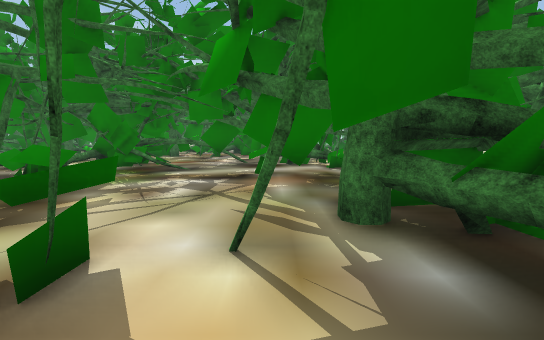
[1] (above)

24 first-person views from a walk through a scene from a Unity 3-D project. The camera is 1.5 m above the floor, tilts 6° down and sees 90° across. The floor is counted in squares, 2 m on a side. Each view is taken from the middle of a square. On the plan, view 1 faces up. The plan holds only what a view shows up to about 10 squares ahead; the rest is blank. The place goes on beyond the plan. Some trees and plants on the terrain are drawn as simple stand-ins. Some animated figures are left out. Some surface patterns are stand-ins.

[2]
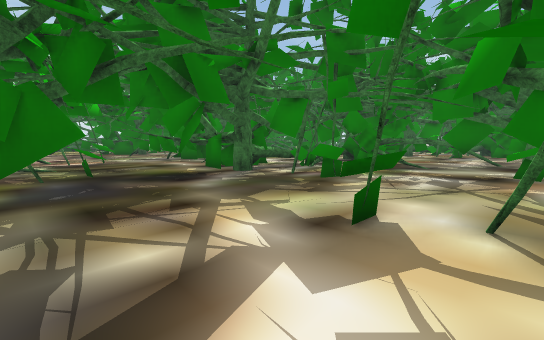

[3]
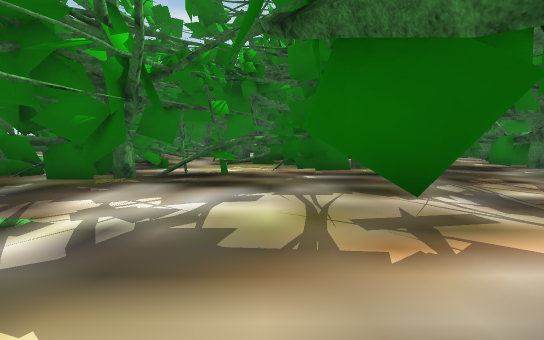

[4]
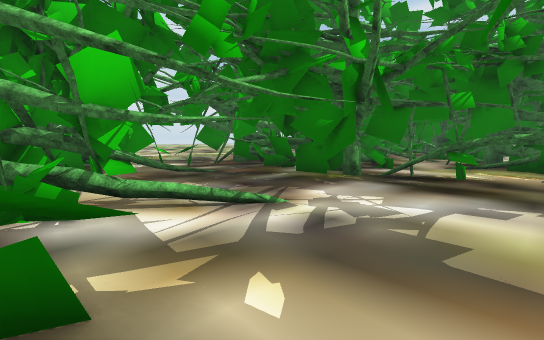

[5]
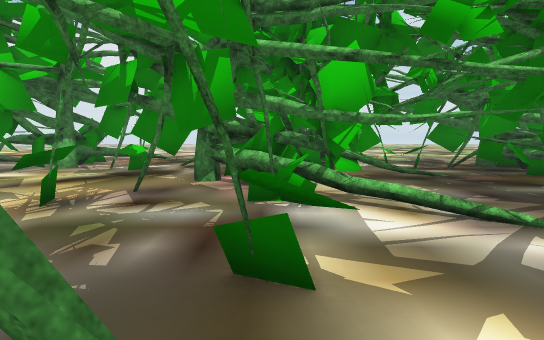

[6]
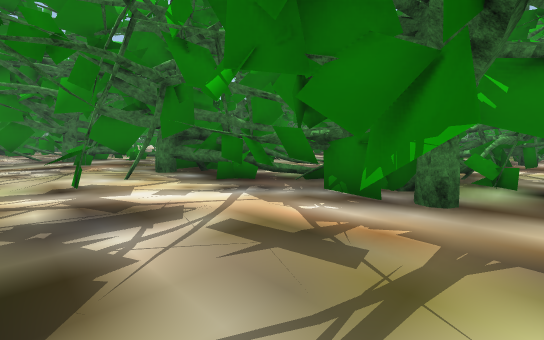

[7]
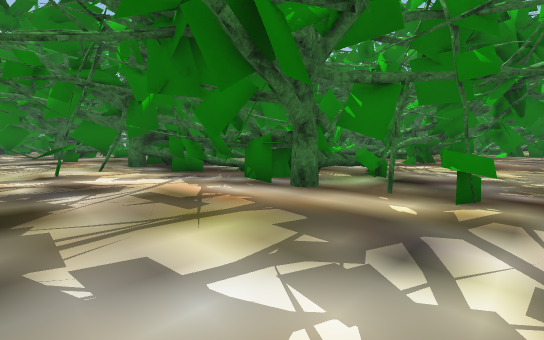

[8]
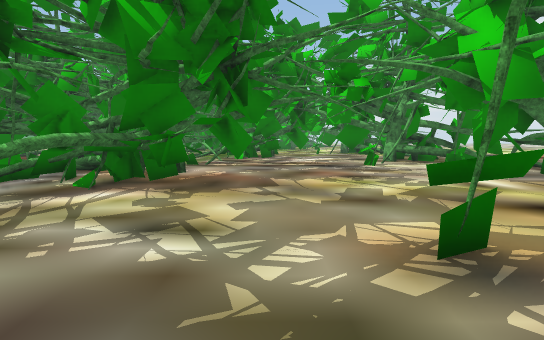

[9]
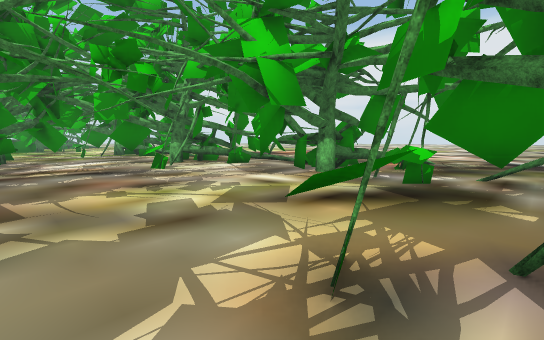

[10]
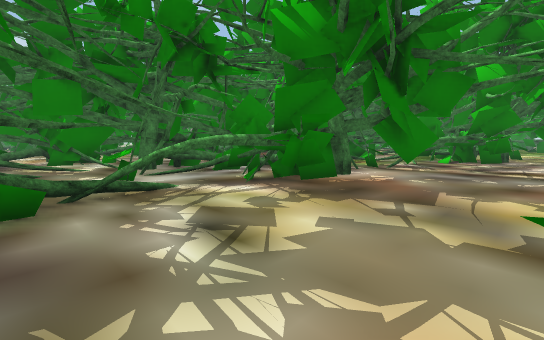

[11]
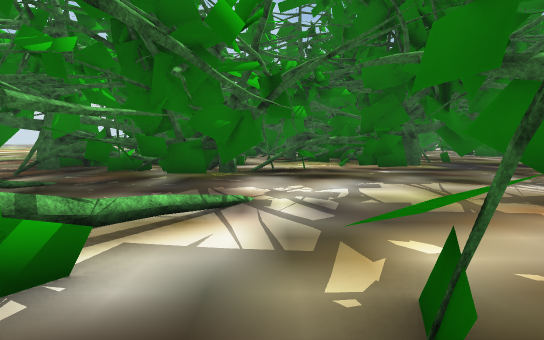

[12]
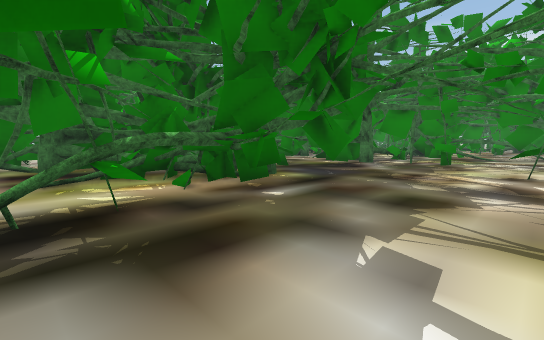

[13]
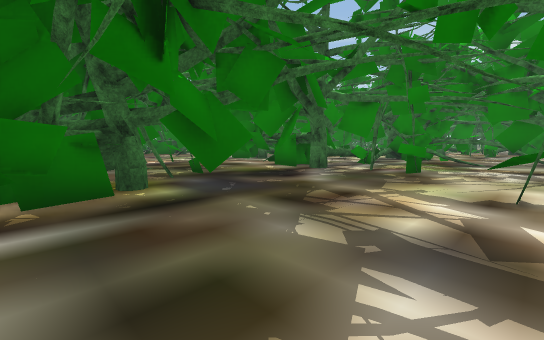

[14]
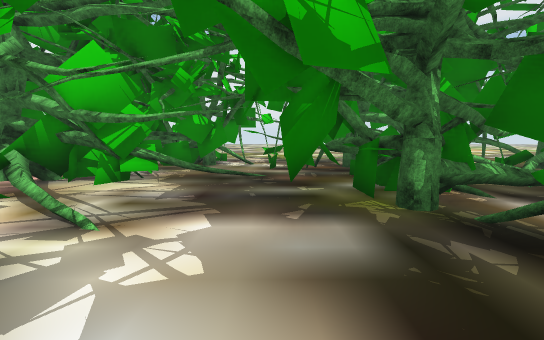

[15]
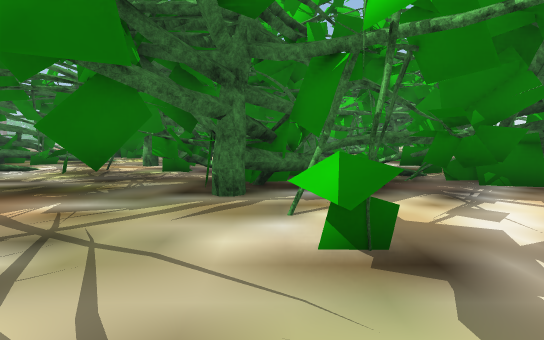

[16]
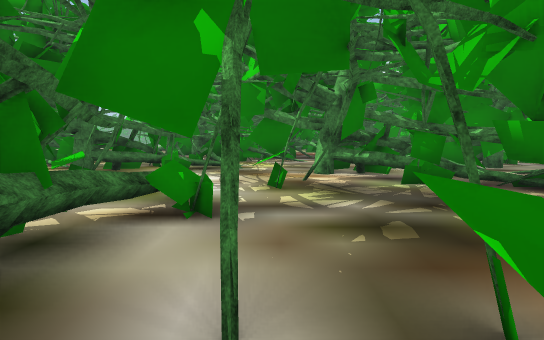

[17]
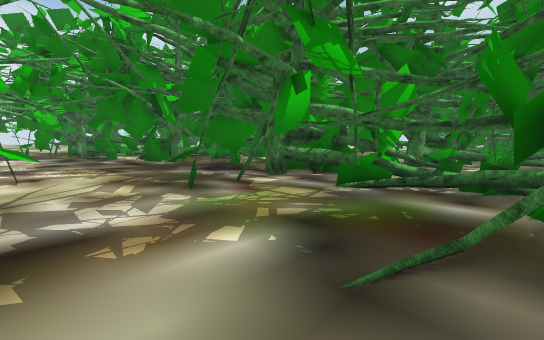

[18]
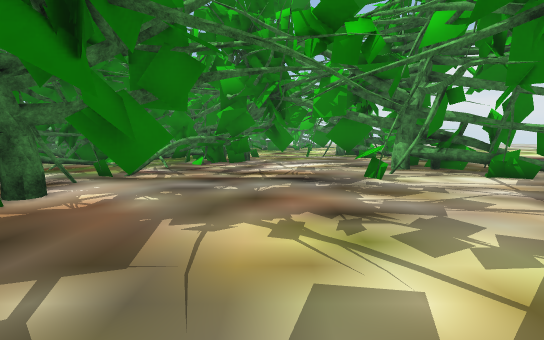

[19]
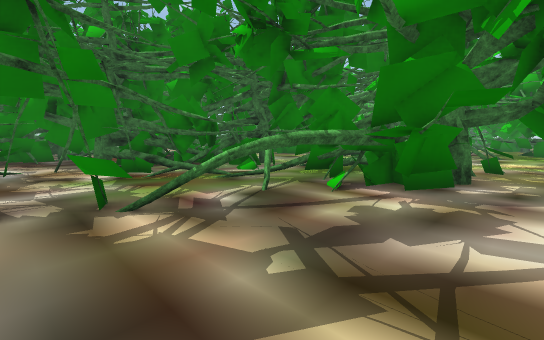

[20]
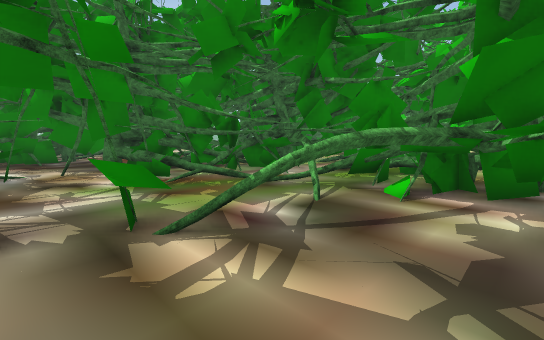

[21]
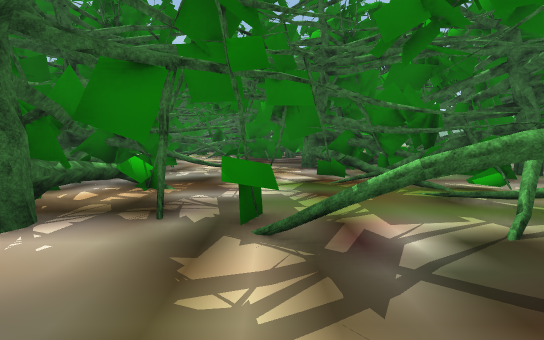

[22]
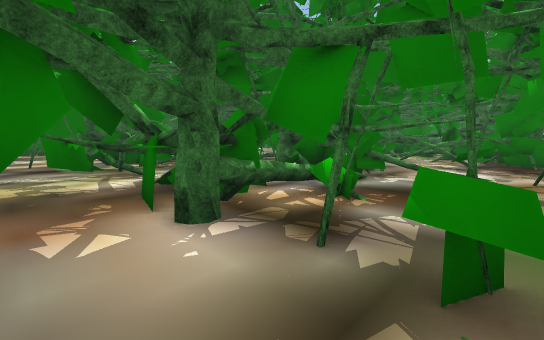

[23]
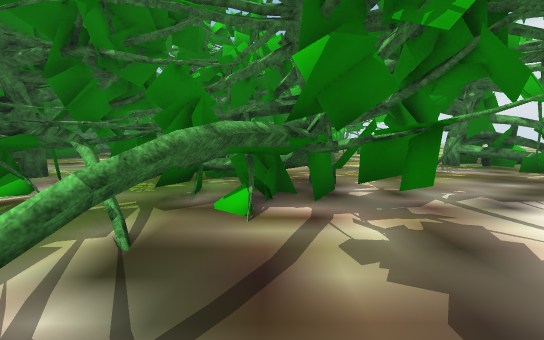

[24]
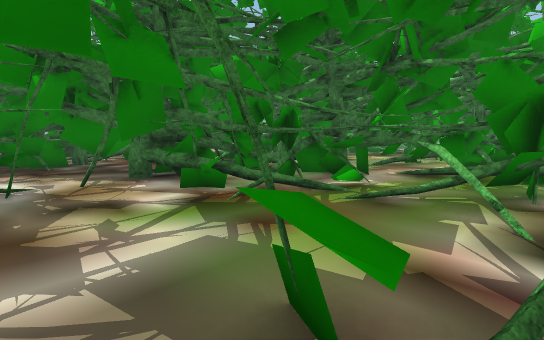

### Floor plan
Key: @ floor where view 1 was taken; # wall or solid block; x gap in a wall; . main floor; : floor 0.25 m higher than the main floor; = window, fence, low wall or low ledge; O other object.
Columns run from 8 left of view 1 to 24 right of it. Each row starts with its distance up from view 1.
 15                 OO
 14                O O
 13              OOOO
 12        O     OOO O
 11       .O#   OOOOO#
 10   OOOOOOO OOOO#O##
  9 OOOOO.OOOOO   ###O
  8   #OO.O...#=.    O
  7 ###.....O...O OO.OO OOO
  6 OO#O....O...OOO   OOOO.
  5 OOO ........#OOOOOOOOOO
  4 OOO.OO..O.###OOOO OO#O OO OO
  3 OOO.......OOO#OOOOO.OOOOO OOOO
  2 #.O.....#OOOOO#OOO = OOO#  O..O
  1 ... ...#OOOOOOOOOO###OOOOOOO..
  0 O#......@##  . OO##..###OOO
 -1 OO#xO....OOO#O#O###..  OOOOO O
 -2 OOO.......OOO   OO##.. OOO  OOOO
 -3 O#OOO...O.OOOOOOOO.#O.## O  OOO
 -4 OOOO.......O...OOO...OOOOO   OO
 -5 #####.....O.......O...#OOOO O O.
 -6    #O.................OOOO.#O....
 -7 ####OxO..O#..O..........O........
 -8  :#OO.....O.O............O.  ..
 -9   OOOOO.#OOO........O..O....
-10 #####.....OO O..O...O.#....O
-11 # OOOO..OOOOO.O......OO   .OOO
-12 OOOOO.O.OOO O.##OOOOOOOOO  OOOO
-13  O....OOOO O...#OOOOOO..    OOO
-14   ..O....OO ...OOO OO O.      O
-15             ....
-16             ...
-17             ...
-18              ..

Where each view was taken, in squares from view 1:
view 1: 0 up, 0 right, facing up
view 2: 1 down, 0 right, facing up-left
view 3: 4 down, 2 right, facing left
view 4: 4 down, 2 right, facing down-left
view 5: 4 down, 2 right, facing down
view 6: 4 down, 2 left, facing up-right
view 7: 6 down, 2 left, facing up-right
view 8: 6 down, 3 right, facing right
view 9: 6 down, 4 right, facing down-right
view 10: 7 down, 4 right, facing up-right
view 11: 6 down, 3 right, facing left
view 12: 6 down, 1 left, facing up-left
view 13: 3 down, 1 left, facing up-left
view 14: 4 down, 2 left, facing down
view 15: 2 up, 3 left, facing right
view 16: 7 up, 1 left, facing right
view 17: 8 up, 1 left, facing down-left
view 18: 7 down, 6 right, facing right
view 19: 7 down, 11 right, facing up-right
view 20: 6 down, 11 right, facing up-right
view 21: 6 down, 12 right, facing up
view 22: 5 down, 12 right, facing up-left
view 23: 5 down, 12 right, facing right
view 24: 4 down, 11 right, facing up-right
